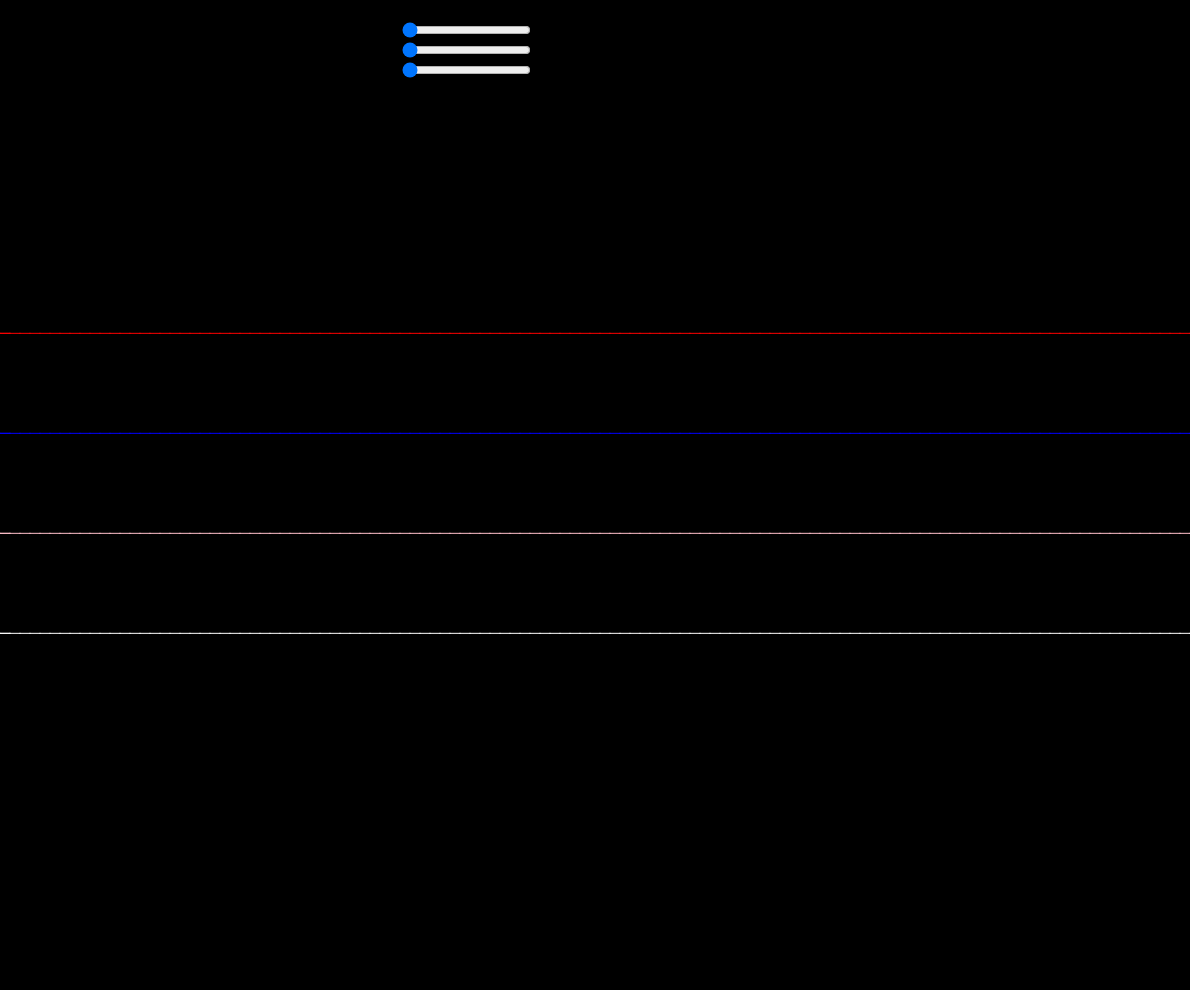
Frame 1 (no input)
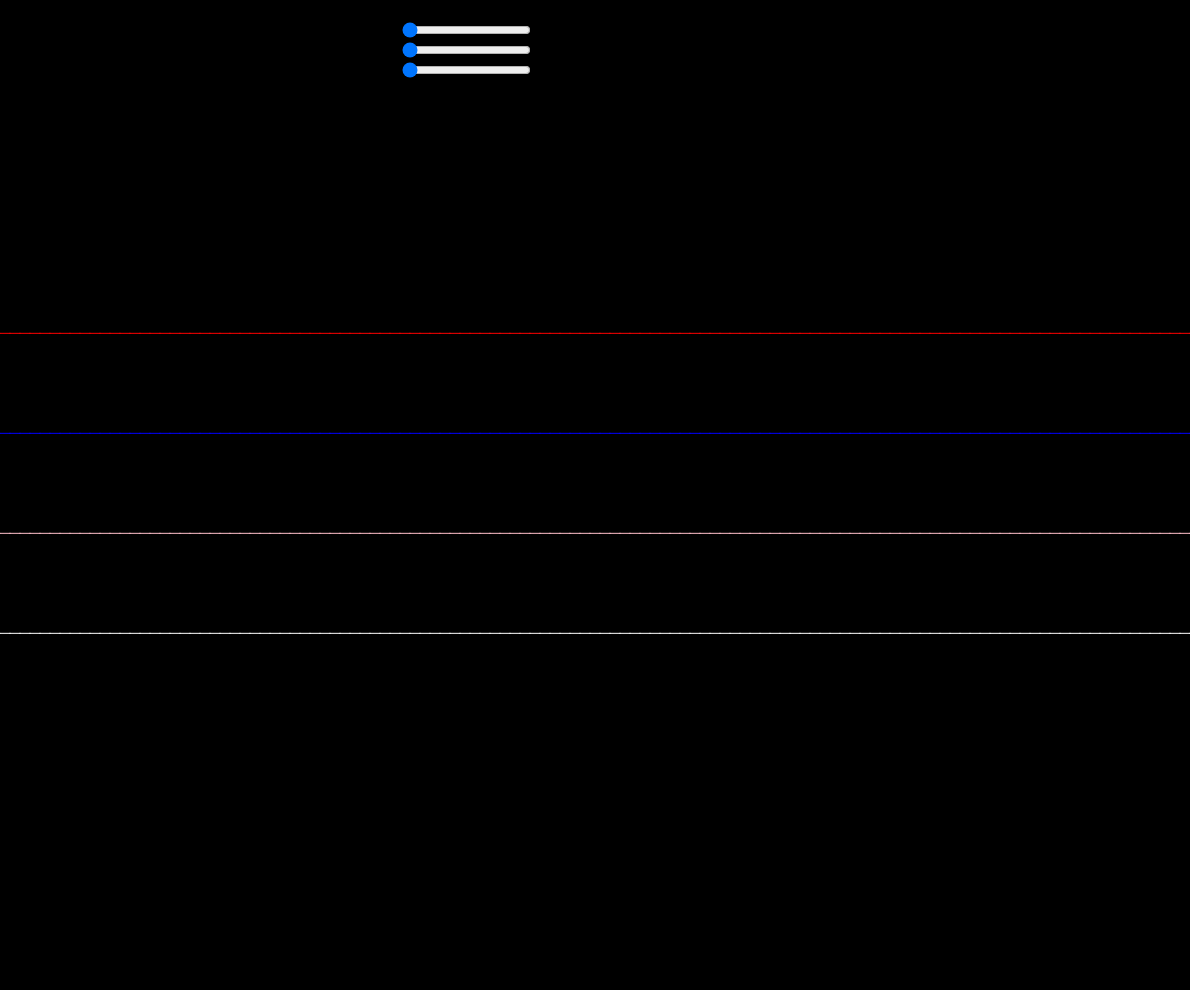
Frame 60 (no input)
Frame 120 (the mouse pressed at the canvas centre since frame 60): identical to frame 60, image omitted

The p5.js sketch that drew these frames (run headless with seeded random() and noise() and a simulated clock; from frame 60 on, the mouse is pressed at the canvas centre):

// p5.js sketch
// ── sketch.js
let s = 20;
let f = [];
let sliders = [];
let xoff = 0.5

function setup() {
  createCanvas(windowWidth-10, windowHeight-10);

  f[0] = new Fun('red');
  f[1] = new Fun('blue');
  f[2] = new Fun('pink');
  f['tot'] = new Fun('white');

  for(var i = 0; i < f.length; i++) {
    f[i].decalageY = (300/f.length)*i;
    f['tot'].decalageY = 300;
    sliders[i] = createSlider(0, 100, 0);
    sliders[i].position(400, 20+(20*i));
  }
}

function draw() {
  background(0)
  translate(0, windowHeight/3);

  for(var i = 0; i < width; i += xoff) {
    f[0].draw(sin(2*PI*sliders[0].value()/100*f[0].x), i);
    f[1].draw(sin(2*PI*sliders[1].value()/100*f[1].x), i);
    f[2].draw(sin(2*PI*sliders[2].value()/100*f[2].x), i);

    var total = 0;
    f.forEach((a) => {
      total += a.y;
    });

    f['tot'].draw(total, i);
  }

}

class Fun {
  constructor(c) {
    this.x = 0;
    this.y = 0;
    this.color = c;
    this.decalageY = 0;
  }
  draw(y, i) {
    stroke(this.color);
    line((this.x)*s, (this.y)*s+this.decalageY, (this.x+xoff)*s, (-y)*s+this.decalageY)
    point(this.x*s, this.y*s+this.decalageY);
    this.x = i;
    this.y = -y;
  }
}
